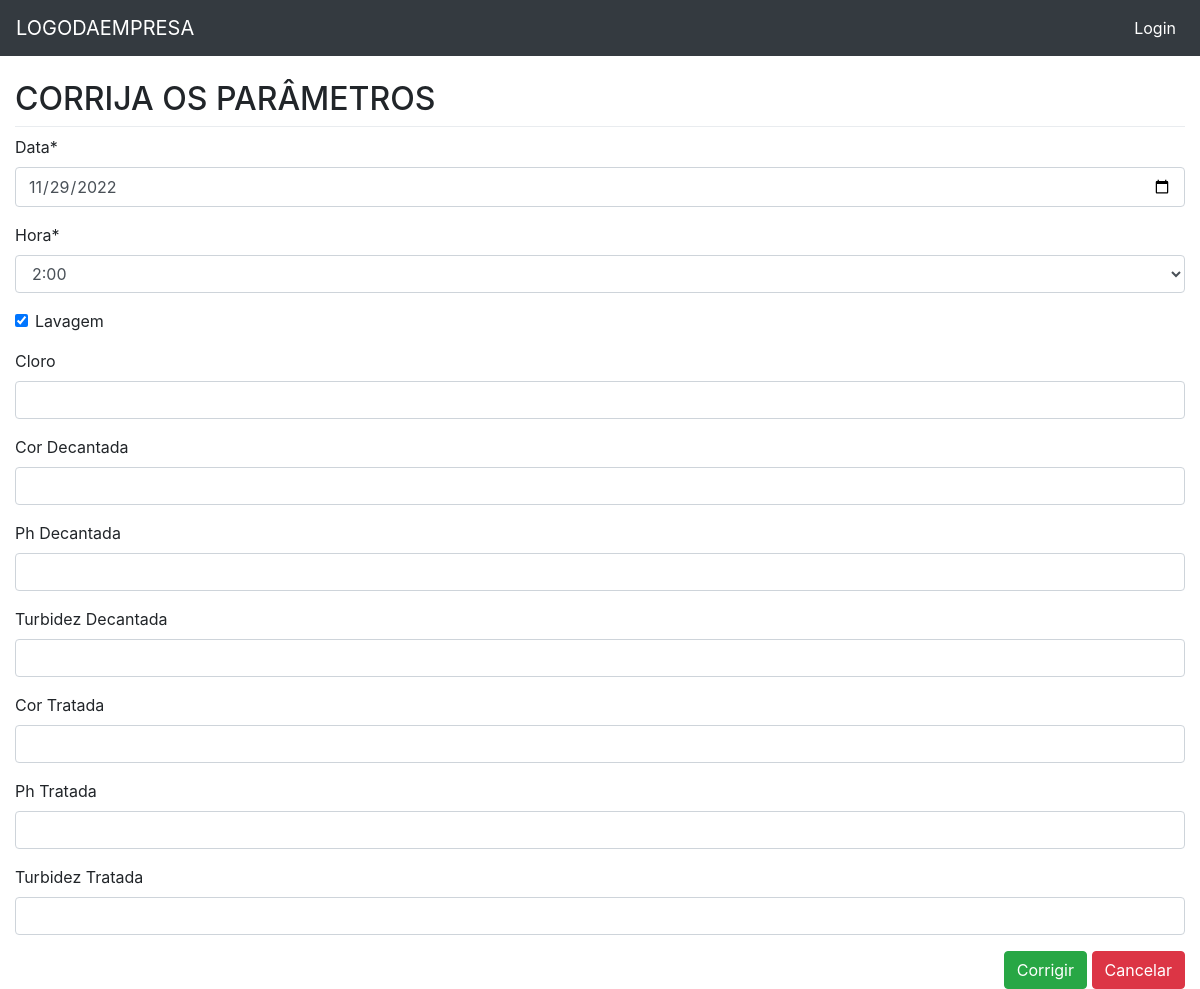
/eta_tres/update/2, run on the app's committed database.
### eta_tres/models.py (models this page shows, shortened)
class EtaTres(models.Model):
    data = models.DateField('Data', auto_now=False, auto_now_add=False)
    hora = models.CharField(max_length=5, choices=HORA_CHOICE)
    lavagem = models.BooleanField('Lavagem', default=False, blank=True)
    cloro = models.DecimalField('Cloro', max_digits=4, decimal_places=2, blank=True, null=True)
    cor_d = models.DecimalField('Cor Decantada', max_digits=4, decimal_places=2, blank=True, null=True)
    ph_d = models.DecimalField('Ph Decantada', max_digits=4, decimal_places=2, blank=True, null=True)
    turbidez_d = models.DecimalField('Turbidez Decantada', max_digits=4, decimal_places=2, blank=True, null=True)
    cor_t = models.DecimalField('Cor Tratada', max_digits=4, decimal_places=2, blank=True, null=True)
    ph_t = models.DecimalField('Ph Tratada', max_digits=4, decimal_places=2, blank=True, null=True)
    turbidez_t = models.DecimalField('Turbidez Tratada', max_digits=4, decimal_places=2, blank=True, null=True)
    class Meta:
        ordering = ('-data',)
        verbose_name = 'ETA TRÊS'
        verbose_name_plural = 'ETA TRÊS'

### eta_tres/views.py (the view)
# urls.py: path('update/<int:pk>', v.eta_tres_update, name='eta_tres_update'),
def eta_tres_update(request, pk):
    template_name = 'eta_tres_update.html'
    obj = EtaTres.objects.get(pk=pk)
    form = EtatresForm(request.POST or None, instance=obj)
    if request.method == 'POST':
        if form.is_valid():
            form.save()
            return HttpResponseRedirect(reverse('eta_tres:eta_tres_list'))
    context = {'form': form}
    return render(request, template_name, context)

### eta_tres/forms.py
class EtatresForm(forms.ModelForm):
    data = forms.DateField(
        label='Data',
        widget=forms.DateInput(
            format='%Y-%m-%d',
            attrs={
                'type': 'date'
            }),
        input_formats=('%Y-%m-%d',),
    )
    class Meta:
        model = EtaTres
        fields = '__all__'

### eta_tres/templates/eta_tres_update.html (shortened to what this page needs)
{% extends "base.html" %}
{% load static %}
{% load crispy_forms_tags %}
{% block content %}
    <h2>CORRIJA OS PARÂMETROS </h2>
    <div class="dropdown-divider"></div>
    <form action="" method="POST" >
    {{ form|crispy }}
    <span class="pull-right">
      <button type="submit" class="btn btn-success">Corrigir</button>
      <button type="reset" class="btn btn-danger" onclick="location.href = '{% url 'eta_tres:eta_tres_list' %}'">Cancelar</button>
    </span>
{% endblock %}

### core/static/css/style.css (style rules this page uses)
body { margin-top: 80px; }

### data on the page
EtaTres: data "11/29/2022", hora "2:00", lavagem "☑"
